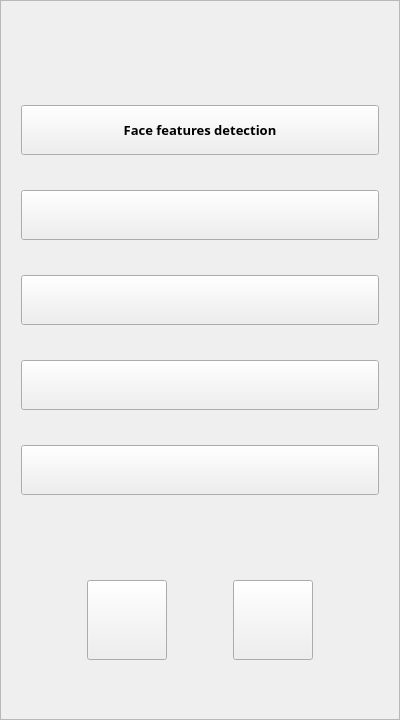
<?xml version="1.0" encoding="UTF-8"?>
<ui version="4.0">
 <class>Form</class>
 <widget class="QWidget" name="Form">
  <property name="geometry">
   <rect>
    <x>0</x>
    <y>0</y>
    <width>400</width>
    <height>720</height>
   </rect>
  </property>
  <property name="windowTitle">
   <string>Form</string>
  </property>
  <layout class="QHBoxLayout" name="horizontalLayout_2">
   <property name="leftMargin">
    <number>0</number>
   </property>
   <property name="topMargin">
    <number>0</number>
   </property>
   <property name="rightMargin">
    <number>0</number>
   </property>
   <property name="bottomMargin">
    <number>0</number>
   </property>
   <item>
    <widget class="QFrame" name="frame">
     <property name="maximumSize">
      <size>
       <width>9999</width>
       <height>9999</height>
      </size>
     </property>
     <property name="frameShape">
      <enum>QFrame::StyledPanel</enum>
     </property>
     <property name="frameShadow">
      <enum>QFrame::Raised</enum>
     </property>
     <layout class="QVBoxLayout" name="verticalLayout_3">
      <property name="spacing">
       <number>35</number>
      </property>
      <property name="leftMargin">
       <number>20</number>
      </property>
      <property name="topMargin">
       <number>45</number>
      </property>
      <property name="rightMargin">
       <number>20</number>
      </property>
      <property name="bottomMargin">
       <number>0</number>
      </property>
      <item>
       <layout class="QVBoxLayout" name="verticalLayout_2">
        <property name="spacing">
         <number>35</number>
        </property>
        <property name="rightMargin">
         <number>0</number>
        </property>
        <item>
         <widget class="QPushButton" name="face_btn">
          <property name="sizePolicy">
           <sizepolicy hsizetype="Expanding" vsizetype="Fixed">
            <horstretch>0</horstretch>
            <verstretch>0</verstretch>
           </sizepolicy>
          </property>
          <property name="maximumSize">
           <size>
            <width>16777215</width>
            <height>50</height>
           </size>
          </property>
          <property name="font">
           <font>
            <family>Neue Haas Grotesk Text Pro</family>
            <pointsize>10</pointsize>
            <weight>75</weight>
            <bold>true</bold>
           </font>
          </property>
          <property name="text">
           <string>Face features detection</string>
          </property>
         </widget>
        </item>
        <item>
         <widget class="QPushButton" name="sharpen_btn">
          <property name="sizePolicy">
           <sizepolicy hsizetype="Expanding" vsizetype="Fixed">
            <horstretch>0</horstretch>
            <verstretch>0</verstretch>
           </sizepolicy>
          </property>
          <property name="maximumSize">
           <size>
            <width>16777215</width>
            <height>50</height>
           </size>
          </property>
          <property name="font">
           <font>
            <family>Neue Haas Grotesk Text Pro</family>
            <pointsize>10</pointsize>
            <weight>75</weight>
            <bold>true</bold>
           </font>
          </property>
          <property name="text">
           <string/>
          </property>
         </widget>
        </item>
        <item>
         <widget class="QPushButton" name="cartoon_btn">
          <property name="sizePolicy">
           <sizepolicy hsizetype="Expanding" vsizetype="Fixed">
            <horstretch>0</horstretch>
            <verstretch>0</verstretch>
           </sizepolicy>
          </property>
          <property name="maximumSize">
           <size>
            <width>16777215</width>
            <height>50</height>
           </size>
          </property>
          <property name="font">
           <font>
            <family>Neue Haas Grotesk Text Pro</family>
            <pointsize>10</pointsize>
            <weight>75</weight>
            <bold>true</bold>
           </font>
          </property>
          <property name="text">
           <string/>
          </property>
         </widget>
        </item>
        <item>
         <widget class="QPushButton" name="cartoon_btn2">
          <property name="sizePolicy">
           <sizepolicy hsizetype="Expanding" vsizetype="Fixed">
            <horstretch>0</horstretch>
            <verstretch>0</verstretch>
           </sizepolicy>
          </property>
          <property name="maximumSize">
           <size>
            <width>16777215</width>
            <height>50</height>
           </size>
          </property>
          <property name="font">
           <font>
            <family>Neue Haas Grotesk Text Pro</family>
            <pointsize>10</pointsize>
            <weight>75</weight>
            <bold>true</bold>
           </font>
          </property>
          <property name="text">
           <string/>
          </property>
         </widget>
        </item>
        <item>
         <widget class="QPushButton" name="invert_btn">
          <property name="sizePolicy">
           <sizepolicy hsizetype="Expanding" vsizetype="Fixed">
            <horstretch>0</horstretch>
            <verstretch>0</verstretch>
           </sizepolicy>
          </property>
          <property name="maximumSize">
           <size>
            <width>16777215</width>
            <height>50</height>
           </size>
          </property>
          <property name="font">
           <font>
            <family>Neue Haas Grotesk Text Pro</family>
            <pointsize>10</pointsize>
            <weight>75</weight>
            <bold>true</bold>
           </font>
          </property>
          <property name="text">
           <string/>
          </property>
         </widget>
        </item>
        <item>
         <spacer name="horizontalSpacer">
          <property name="orientation">
           <enum>Qt::Vertical</enum>
          </property>
          <property name="sizeType">
           <enum>QSizePolicy::Fixed</enum>
          </property>
          <property name="sizeHint" stdset="0">
           <size>
            <width>5</width>
            <height>50</height>
           </size>
          </property>
         </spacer>
        </item>
        <item>
         <layout class="QHBoxLayout" name="hbox3">
          <property name="spacing">
           <number>0</number>
          </property>
          <item>
           <widget class="QPushButton" name="y_btn">
            <property name="sizePolicy">
             <sizepolicy hsizetype="Maximum" vsizetype="Fixed">
              <horstretch>0</horstretch>
              <verstretch>0</verstretch>
             </sizepolicy>
            </property>
            <property name="maximumSize">
             <size>
              <width>80</width>
              <height>80</height>
             </size>
            </property>
            <property name="text">
             <string/>
            </property>
           </widget>
          </item>
          <item>
           <widget class="QPushButton" name="n_btn">
            <property name="sizePolicy">
             <sizepolicy hsizetype="Maximum" vsizetype="Fixed">
              <horstretch>0</horstretch>
              <verstretch>0</verstretch>
             </sizepolicy>
            </property>
            <property name="maximumSize">
             <size>
              <width>80</width>
              <height>80</height>
             </size>
            </property>
            <property name="text">
             <string/>
            </property>
           </widget>
          </item>
         </layout>
        </item>
       </layout>
      </item>
     </layout>
    </widget>
   </item>
  </layout>
 </widget>
 <resources/>
 <connections/>
</ui>
